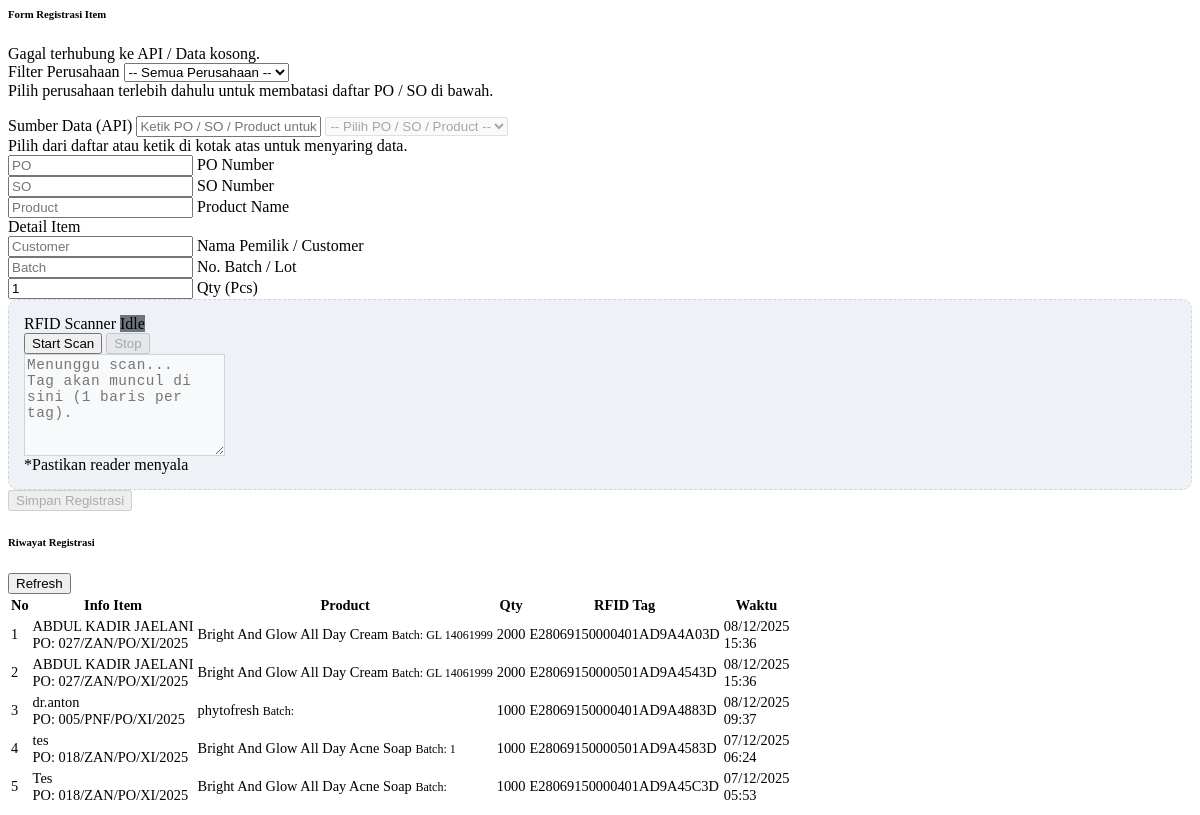
Page /registrasi_item_opsi2.php on the committed database.
### tables this page shows
CREATE TABLE `rfid_registrations` (
  `id` int NOT NULL,
  `api_product_id` int NOT NULL,
  `product_name` varchar(255) NOT NULL,
  `po_number` varchar(100) DEFAULT NULL,
  `so_number` varchar(100) DEFAULT NULL,
  `name_label` varchar(150) DEFAULT NULL,
  `batch_number` varchar(100) DEFAULT NULL,
  `pcs` int NOT NULL,
  `rfid_tag` varchar(64) NOT NULL,
  `is_active` tinyint(1) NOT NULL DEFAULT '1',
  `created_at` timestamp NULL DEFAULT CURRENT_TIMESTAMP
);

### registrasi_item_opsi2.php (the view, shortened to what this page needs)
<?php
require_once 'functions.php';
$selectedCompany = trim($_GET['company'] ?? '');
$salesOrdersAll = fetch_sales_orders_from_api(1, 50);
if ($selectedCompany !== '') {
    $salesOrders = array_values(array_filter($salesOrdersAll, function ($order) use ($selectedCompany) {
        $companyName = $order['company']['name'] ?? '';
        return $companyName === $selectedCompany;
    }));
} else {
    $salesOrders = $salesOrdersAll;
}
$stmt = $pdo->query("
    SELECT *
    FROM rfid_registrations
    ORDER BY created_at DESC, id DESC
    LIMIT 10
");
$registrations = $stmt->fetchAll(PDO::FETCH_ASSOC);
?>
<div class="row g-4">
    <div class="col-lg-5">
        <div class="card shadow-sm h-100">
            <div class="card-header bg-white border-bottom py-3">
                <h6 class="m-0 fw-bold text-primary">
                    <i class="bi bi-pencil-square me-2"></i>Form Registrasi Item
                </h6>
            </div>
            <div class="card-body">
                <?php if (empty($salesOrdersAll)): ?>
                    <div class="alert alert-warning">
                        <i class="bi bi-wifi-off me-2"></i> Gagal terhubung ke API / Data kosong.
                    </div>
                <?php endif; ?>
                <form method="get" class="mb-3">
                    <label class="form-label small text-muted fw-bold text-uppercase">Filter Perusahaan</label>
                    <select name="company" class="form-select" onchange="this.form.submit()">
                        <option value="">-- Semua Perusahaan --</option>
                    </select>
                    <div class="form-text small">
                        Pilih perusahaan terlebih dahulu untuk membatasi daftar PO / SO di bawah.
                    </div>
                </form>
                <form method="post" autocomplete="off">
                    <div class="mb-3">
                        <label class="form-label small text-muted fw-bold text-uppercase">Sumber Data (API)</label>
                        <input type="text"
                               id="apiSearch"
                               class="form-control form-control-sm mb-2"
                               placeholder="Ketik PO / SO / Product untuk filter...">
                        <select id="apiSelect" class="form-select" <?= empty($salesOrders) ? 'disabled' : ''; ?>>
                            <option value="">-- Pilih PO / SO / Product --</option>
                        </select>
                        <div class="form-text small">Pilih dari daftar atau ketik di kotak atas untuk menyaring data.</div>
                    </div>
                    <div class="row g-2 mb-2">
                        <div class="col-md-6">
                            <div class="form-floating">
                                <input type="text" name="po_number" id="po_number" class="form-control bg-light" placeholder="PO" readonly>
                                <label>PO Number</label>
                            </div>
                        </div>
                        <div class="col-md-6">
                            <div class="form-floating">
                                <input type="text" name="so_number" id="so_number" class="form-control bg-light" placeholder="SO" readonly>
                                <label>SO Number</label>
                            </div>
                        </div>
                    </div>
                    <div class="form-floating mb-3">
                        <input type="text" name="product_name" id="product_name" class="form-control bg-light" placeholder="Product" readonly>
                        <label>Product Name</label>
                    </div>
                    <div class="mb-3">
                        <label class="form-label small text-muted fw-bold text-uppercase">Detail Item</label>
                        <div class="form-floating mb-2">
                            <input type="text" name="name_label" id="name_label" class="form-control" placeholder="Customer">
                            <label>Nama Pemilik / Customer</label>
                        </div>
                        <div class="row g-2">
                            <div class="col-6">
                                <div class="form-floating">
                                    <input type="text" name="batch_number" id="batch_number" class="form-control" placeholder="Batch">
                                    <label>No. Batch / Lot</label>
                                </div>
                            </div>
                            <div class="col-6">
                                <div class="form-floating">
                                    <input type="number" name="pcs" id="pcs" class="form-control" min="1" value="1" required>
                                    <label>Qty (Pcs)</label>
                                </div>
                            </div>
                        </div>
                    </div>
                    <div class="scan-controls mb-4">
                        <div class="d-flex justify-content-between align-items-center mb-2">
                            <label class="fw-bold text-dark"><i class="bi bi-qr-code-scan me-1"></i> RFID Scanner</label>
                            <span id="scanBadge" class="badge rounded-pill status-idle px-3 py-2">
                                <i class="bi bi-circle-fill small me-1"></i> <span id="scanStatusText">Idle</span>
                            </span>
                        </div>
                        <div class="btn-group w-100 mb-2" role="group">
                            <button type="button" id="btnStartScan" class="btn btn-success">
                                <i class="bi bi-play-fill"></i> Start Scan
                            </button>
                            <button type="button" id="btnStopScan" class="btn btn-secondary">
                                <i class="bi bi-stop-fill"></i> Stop
                            </button>
                        </div>
                        <textarea name="rfid_tag" id="rfid_tag"
                                  class="form-control rfid-console"
                                  rows="6"
                                  placeholder="Menunggu scan...
Tag akan muncul di sini (1 baris per tag)."
                                  required></textarea>
                        <div class="form-text text-end fst-italic small mt-1">
                            *Pastikan reader menyala
                        </div>
                    </div>
                    <button type="submit" class="btn btn-primary w-100 py-2 fw-bold shadow-sm" <?= empty($salesOrders) ? 'disabled' : ''; ?>>
                        <i class="bi bi-save2 me-2"></i> Simpan Registrasi
                    </button>
                </form>
            </div>
        </div>
    </div>
    <div class="col-lg-7">
        <div class="card shadow-sm h-100">
            <div class="card-header bg-white border-bottom py-3 d-flex justify-content-between align-items-center">
                <h6 class="m-0 fw-bold text-primary">
                    <i class="bi bi-list-check me-2"></i>Riwayat Registrasi
                </h6>
                <button class="btn btn-sm btn-outline-light text-muted border-0" onclick="location.reload()">
                    <i class="bi bi-arrow-clockwise"></i> Refresh
                </button>
            </div>
            <div class="card-body p-0">
                <div class="table-responsive">
                    <table class="table table-hover table-striped align-middle mb-0" style="font-size: 0.9rem;">
                        <thead class="bg-light text-secondary">
                        <tr>
                            <th class="ps-3">No</th>
                            <th>Info Item</th>
                            <th>Product</th>
                            <th class="text-center">Qty</th>
                            <th>RFID Tag</th>
                            <th class="pe-3">Waktu</th>
                        </tr>
                        </thead>
                        <tbody class="border-top-0">
                        <?php if (empty($registrations)): ?>
                            <tr>
                                <td colspan="6" class="text-center text-muted py-5">
                                    <i class="bi bi-inbox fs-1 d-block mb-2 opacity-25"></i>
                                    Belum ada data registrasi.
                                </td>
                            </tr>
                        <?php else: ?>
                            <?php $no = 1; ?>
                            <?php foreach ($registrations as $row): ?>
                                <tr>
                                    <td class="ps-3 fw-bold text-muted"><?= $no++; ?></td>
                                    <td>
                                        <div class="fw-bold text-dark"><?= htmlspecialchars($row['name_label'] ?: '-'); ?></div>
                                        <div class="small text-muted">PO: <?= htmlspecialchars($row['po_number']); ?></div>
                                    </td>
                                    <td>
                                        <span class="d-block text-truncate" style="max-width: 150px;" title="<?= htmlspecialchars($row['product_name']); ?>">
                                            <?= htmlspecialchars($row['product_name']); ?>
                                        </span>
                                        <small class="text-muted">Batch: <?= htmlspecialchars($row['batch_number']); ?></small>
                                    </td>
                                    <td class="text-center">
                                        <span class="badge bg-secondary rounded-pill"><?= (int)$row['pcs']; ?></span>
                                    </td>
                                    <td>
                                        <span class="badge bg-primary bg-opacity-10 text-primary fw-normal font-monospace">
                                            <?= htmlspecialchars($row['rfid_tag']); ?>
                                        </span>
                                    </td>
                                    <td class="pe-3 small text-muted">
                                        <?= date('d/m/Y', strtotime($row['created_at'])); ?><br>
                                        <?= date('H:i', strtotime($row['created_at'])); ?>
                                    </td>
                                </tr>
                            <?php endforeach; ?>
                        <?php endif; ?>
                        </tbody>
                    </table>
                </div>
            </div>
        </div>
    </div>
</div>

### registrasi_item_opsi2.php (style rules this page uses)
.rfid-console { background-color: #f8f9fa; color: #2c3e50; font-family: 'Consolas', 'Monaco', 'Courier New', monospace; font-size: 0.9rem; border: 1px solid #ced4da; letter-spacing: 0.5px; }
.status-idle { background-color: #6c757d !important; }
.scan-controls { background: #eef2f6; border-radius: 10px; padding: 15px; border: 1px dashed #cbd5e1; }

### rows in the picture
rfid_registrations: name_label "ABDUL KADIR JAELANI", po_number "027/ZAN/PO/XI/2025", product_name "Bright And Glow All Day Cream", batch_number "GL 14061999", pcs "2000", rfid_tag "E28069150000401AD9A4A03D", created_at "08/12/2025", created_at "15:36"
rfid_registrations: name_label "ABDUL KADIR JAELANI", po_number "027/ZAN/PO/XI/2025", product_name "Bright And Glow All Day Cream", batch_number "GL 14061999", pcs "2000", rfid_tag "E28069150000501AD9A4543D", created_at "08/12/2025", created_at "15:36"
rfid_registrations: name_label "dr.anton", po_number "005/PNF/PO/XI/2025", product_name "phytofresh", pcs "1000", rfid_tag "E28069150000401AD9A4883D", created_at "08/12/2025", created_at "09:37"
rfid_registrations: name_label "tes", po_number "018/ZAN/PO/XI/2025", product_name "Bright And Glow All Day Acne Soap", batch_number "1", pcs "1000", rfid_tag "E28069150000501AD9A4583D", created_at "07/12/2025", created_at "06:24"
rfid_registrations: name_label "Tes", po_number "018/ZAN/PO/XI/2025", product_name "Bright And Glow All Day Acne Soap", pcs "1000", rfid_tag "E28069150000401AD9A45C3D", created_at "07/12/2025", created_at "05:53"
